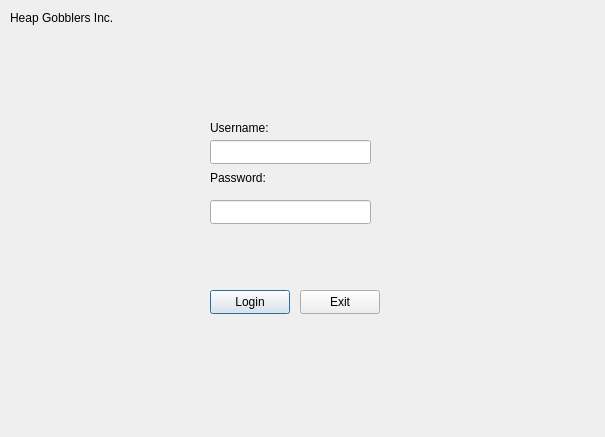
<?xml version="1.0" encoding="UTF-8"?>
<ui version="4.0">
 <class>login</class>
 <widget class="QDialog" name="login">
  <property name="geometry">
   <rect>
    <x>0</x>
    <y>0</y>
    <width>605</width>
    <height>437</height>
   </rect>
  </property>
  <property name="windowTitle">
   <string>Dialog</string>
  </property>
  <widget class="QLabel" name="label">
   <property name="geometry">
    <rect>
     <x>210</x>
     <y>120</y>
     <width>71</width>
     <height>16</height>
    </rect>
   </property>
   <property name="text">
    <string>Username:</string>
   </property>
  </widget>
  <widget class="QLabel" name="label_2">
   <property name="geometry">
    <rect>
     <x>210</x>
     <y>170</y>
     <width>71</width>
     <height>16</height>
    </rect>
   </property>
   <property name="text">
    <string>Password:</string>
   </property>
  </widget>
  <widget class="QPushButton" name="loginButton">
   <property name="geometry">
    <rect>
     <x>210</x>
     <y>290</y>
     <width>80</width>
     <height>24</height>
    </rect>
   </property>
   <property name="text">
    <string>Login</string>
   </property>
  </widget>
  <widget class="QPushButton" name="exitButton">
   <property name="geometry">
    <rect>
     <x>300</x>
     <y>290</y>
     <width>80</width>
     <height>24</height>
    </rect>
   </property>
   <property name="text">
    <string>Exit</string>
   </property>
  </widget>
  <widget class="QLineEdit" name="usernameLineEdit">
   <property name="geometry">
    <rect>
     <x>210</x>
     <y>140</y>
     <width>161</width>
     <height>24</height>
    </rect>
   </property>
   <property name="echoMode">
    <enum>QLineEdit::EchoMode::Normal</enum>
   </property>
  </widget>
  <widget class="QLineEdit" name="passwordLineEdit">
   <property name="geometry">
    <rect>
     <x>210</x>
     <y>200</y>
     <width>161</width>
     <height>24</height>
    </rect>
   </property>
   <property name="echoMode">
    <enum>QLineEdit::EchoMode::Password</enum>
   </property>
  </widget>
  <widget class="QLabel" name="label_3">
   <property name="geometry">
    <rect>
     <x>10</x>
     <y>40</y>
     <width>71</width>
     <height>71</height>
    </rect>
   </property>
   <property name="text">
    <string/>
   </property>
   <property name="pixmap">
    <pixmap>../../heap_gobblers_mascot_2.png</pixmap>
   </property>
   <property name="scaledContents">
    <bool>true</bool>
   </property>
  </widget>
  <widget class="QLabel" name="label_4">
   <property name="geometry">
    <rect>
     <x>10</x>
     <y>10</y>
     <width>131</width>
     <height>16</height>
    </rect>
   </property>
   <property name="text">
    <string>Heap Gobblers Inc.</string>
   </property>
  </widget>
 </widget>
 <resources/>
 <connections/>
</ui>
